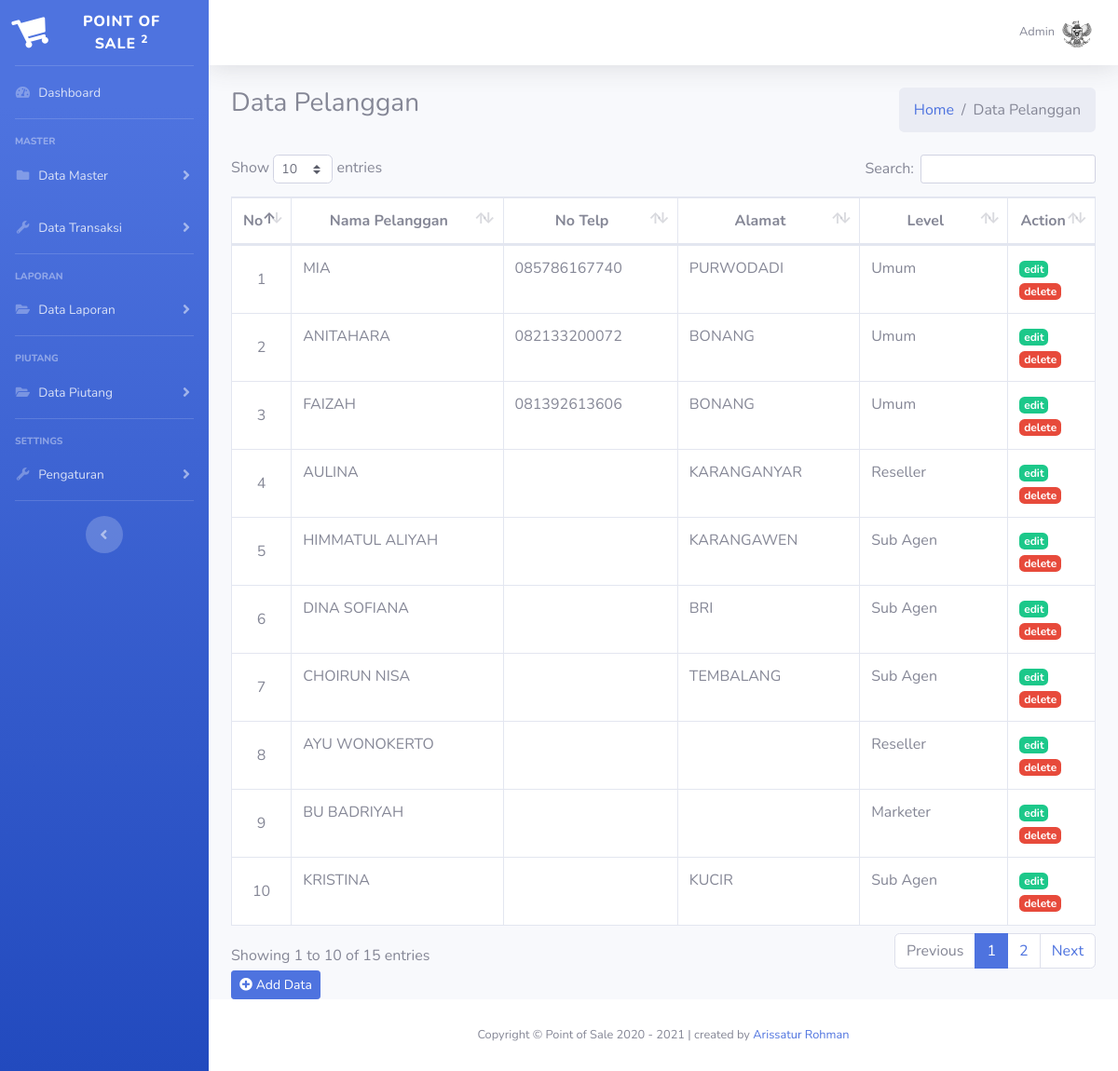
The page /index.php?page=pelanggan (signed in) on the database its author committed.
### tables this page shows
CREATE TABLE `tb_pelanggan` (
  `id_pelanggan` int(11) NOT NULL,
  `id_level` int(11) NOT NULL,
  `nama_pelanggan` varchar(50) NOT NULL,
  `alamat` text NOT NULL,
  `telp` varchar(20) NOT NULL
);

CREATE TABLE `tb_level` (
  `id_level` int(11) NOT NULL,
  `p_level` varchar(30) NOT NULL,
  `diskon` varchar(10) NOT NULL
);

### index.php (the view, shortened to what this page needs)
<?php
include("inc/config.php");
$uri_path = "//$_SERVER[HTTP_HOST]$_SERVER[REQUEST_URI]";
$uri_segments = explode('/', $uri_path);
?>
<!DOCTYPE html>
<html lang="en">
<head>
  <link href="vendor/fontawesome-free/css/all.min.css" rel="stylesheet" type="text/css">
  <link href="css/sb-admin-2.min.css" rel="stylesheet">
  <link href="vendor/datatables/dataTables.bootstrap4.min.css" rel="stylesheet">
</head>
<body id="page-top">
  <div id="wrapper">
    <ul class="navbar-nav bg-gradient-primary <?php if ($uri_segments[4] == "index.php?page=penjualan") {echo 'toggled';}else{echo '';} ?> sidebar sidebar-dark accordion" id="accordionSidebar">
      <a class="sidebar-brand d-flex align-items-center justify-content-center" href="index.php">
        <div class="sidebar-brand-icon rotate-n-15">
          <i class="fas fa-shopping-cart"></i>
        </div>
        <div class="sidebar-brand-text mx-3">Point of Sale <sup>2</sup></div>
      </a>
      <hr class="sidebar-divider my-0">
      <li class="nav-item <?php if ($uri_segments[4] == "index.php") {echo 'active';} ?>">
        <a class="nav-link" href="index.php">
          <i class="fas fa-fw fa-tachometer-alt"></i>
          <span>Dashboard</span></a>
      </li>
      <hr class="sidebar-divider">
      <div class="sidebar-heading">
        Master
      </div>
      <li class="nav-item
      <?php
        if ($uri_segments[4] == "index.php?page=barang") {echo 'active';}
        elseif ($uri_segments[4] == "index.php?page=pelanggan") {echo 'active';}
        elseif ($uri_segments[4] == "index.php?page=level") {echo 'active';}
      ?>">
        <a class="nav-link collapsed" href="#" data-toggle="collapse" data-target="#collapseTwo" aria-expanded="true" aria-controls="collapseTwo">
          <i class="fas fa-fw fa-folder"></i>
          <span>Data Master</span>
        </a>
      </li>
      <li class="nav-item
      <?php
        if ($uri_segments[4] == "index.php?page=beli") {echo 'active';}
        elseif ($uri_segments[4] == "index.php?page=penjualan") {echo 'active';}
      ?>">
        <a class="nav-link collapsed" href="#" data-toggle="collapse" data-target="#collapseUtilities" aria-expanded="true" aria-controls="collapseUtilities">
          <i class="fas fa-fw fa-wrench"></i>
          <span>Data Transaksi</span>
        </a>
      </li>
      <hr class="sidebar-divider">
      <div class="sidebar-heading">
        Laporan
      </div>
      <li class="nav-item
      <?php
        if ($uri_segments[4] == "index.php?page=top_omzet") {echo 'active';}
        elseif ($uri_segments[4] == "index.php?page=lap_penjualan") {echo 'active';}
      ?>">
        <a class="nav-link collapsed" href="#" data-toggle="collapse" data-target="#collapsePages" aria-expanded="true" aria-controls="collapsePages">
          <i class="fas fa-fw fa-folder-open"></i>
          <span>Data Laporan</span>
        </a>
      </li>
      <hr class="sidebar-divider">
      <div class="sidebar-heading">
        Piutang
      </div>
      <li class="nav-item
      <?php
        if ($uri_segments[4] == "index.php?page=piutang") {echo 'active';}
      ?>">
        <a class="nav-link collapsed" href="#" data-toggle="collapse" data-target="#piutang" aria-expanded="true" aria-controls="collapsePages">
          <i class="fas fa-fw fa-folder-open"></i>
          <span>Data Piutang</span>
        </a>
      </li>
      <hr class="sidebar-divider">
      <div class="sidebar-heading">
        Settings
      </div>
      <li class="nav-item
      <?php
        if ($uri_segments[4] == "index.php?page=brand") {echo 'active';}
        elseif ($uri_segments[4] == "index.php?page=user") {echo 'active';}
      ?>">
        <a class="nav-link collapsed" href="#" data-toggle="collapse" data-target="#collapseSetting" aria-expanded="true" aria-controls="collapseSetting">
          <i class="fas fa-fw fa-wrench"></i>
          <span>Pengaturan</span>
        </a>
      </li>
      <hr class="sidebar-divider d-none d-md-block">
      <div class="text-center d-none d-md-inline">
        <button class="rounded-circle border-0" id="sidebarToggle"></button>
      </div>
    </ul>
    <div id="content-wrapper" class="d-flex flex-column">
      <div id="content">
        <nav class="navbar navbar-expand navbar-light bg-white topbar mb-4 static-top shadow">
          <ul class="navbar-nav ml-auto">
            <li class="nav-item dropdown no-arrow">
              <a class="nav-link dropdown-toggle" href="#" id="userDropdown" role="button" data-toggle="dropdown" aria-haspopup="true" aria-expanded="false">
                <span class="mr-2 d-none d-lg-inline text-gray-600 small"><?= $_SESSION['nama_user']; ?></span>
                <img class="img-profile rounded-circle" src="img/09032021155951garuda.png">
              </a>
            </li>
          </ul>
        </nav>
        <div class="container-fluid">
          <?php
          $page = $_GET['page'];
          $aksi = $_GET['aksi'];
          if ($page == "barang") {
            if ($aksi == "") {
              include('page/barang/barang.php');
            } elseif ($aksi == "add") {
              include('page/barang/add.php');
            } elseif ($aksi == "edit") {
              include('page/barang/edit.php');
            } elseif ($aksi == "delete") {
              include('page/barang/delete.php');
            }
          } elseif ($page == "pelanggan") {
            if ($aksi == "") {
              include('page/pelanggan/pelanggan.php');
            } elseif ($aksi == "add") {
              include('page/pelanggan/add.php');
            } elseif ($aksi == "edit") {
            include('page/pelanggan/edit.php');
            } elseif ($aksi == "delete") {
            include('page/pelanggan/delete.php');
          }
          } elseif ($page == "piutang") {
            if ($aksi == "") {
              include('page/piutang/piutang.php');
            } elseif ($aksi == "edit") {
              include('page/piutang/edit.php');
            }
          } elseif ($page == "top_omzet") {
            if ($aksi == "") {
              include('page/laporan/top_omzet.php');
            } elseif ($aksi == "omzet_detail") {
              include('page/laporan/omzet_detail.php');
            }
          }elseif ($page == "brg_habis") {
            if ($aksi == "") {
              include('page/laporan/lap_brg_habis.php');
            }
          } elseif ($page == "") {
            include "dashboard.php";
          } else {
            echo "Halaman tidak ditemukan";
          }
          ?>
        </div>
      </div>
      <footer class="sticky-footer bg-white">
        <div class="container my-auto">
          <div class="copyright text-center my-auto">
            <span>Copyright &copy; Point of Sale 2020 - <?= $th = date('Y'); ?> | created by <a href="https://github.com/arissaturrohman/">Arissatur Rohman</a></span>
          </div>
        </div>
      </footer>
    </div>
  </div>
</body>
</html>

### page/pelanggan/pelanggan.php
<section class="content-header">
    <div class="row mb-2">
        <div class="col-sm-6">
            <h3>Data Pelanggan</h3>
        </div>
        <div class="col-sm-6">
            <ol class="breadcrumb float-sm-right">
                <li class="breadcrumb-item"><a href="index.php">Home</a></li>
                <li class="breadcrumb-item active">Data Pelanggan</li>
            </ol>
        </div>
    </div>
</section>
<section class="content">
    <table id="dataTable" class="table table-bordered table-hover bg-white">
        <thead>
            <tr>
                <th class="align-middle text-center" width="5%">No</th>
                <th class="align-middle text-center">Nama Pelanggan</th>
                <th class="align-middle text-center">No Telp</th>
                <th class="align-middle text-center">Alamat</th>
                <th class="align-middle text-center">Level</th>
                <th class="align-middle text-center" width="10%">Action</th>
            </tr>
        </thead>
        <tbody>
            <?php
            $no = 1;
            $sql = $conn->query("SELECT * FROM tb_pelanggan");
            while ($data = $sql->fetch_assoc()) {
            ?>
                <tr>
                    <td class="align-middle text-center"><?= $no++; ?></td>
                    <td><?= $data['nama_pelanggan']; ?></td>
                    <td><?= $data['telp']; ?></td>
                    <td><?= $data['alamat']; ?></td>
                    <?php
                    $id_level = $data['id_level'];
                    $level = $conn->query("SELECT * FROM tb_level WHERE id_level='$id_level'");
                    $data_level = $level->fetch_assoc();
                    ?>
                    <td><?= $data_level['p_level']; ?></td>
                    <td>
                        <a href="?page=pelanggan&aksi=edit&id=<?= $data['id_pelanggan']; ?>" class="badge badge-success">edit</a>
                        <a href="?page=pelanggan&aksi=delete&id=<?= $data['id_pelanggan']; ?>" onclick="return confirm('Apakah anda yakin menghapus data ini...?')" class="badge badge-danger">delete</a>
                    </td>
                </tr>
            <?php } ?>
        </tbody>
    </table>
    <a href="?page=pelanggan&aksi=add" class="btn btn-sm btn-primary"><i class="fas fa-plus-circle"></i> Add Data</a>
</section>

### rows shown on the page
tb_pelanggan: nama_pelanggan "MIA", telp "085786167740", alamat "PURWODADI", id_level.p_level "Umum"
tb_pelanggan: nama_pelanggan "ANITAHARA", telp "082133200072", alamat "BONANG", id_level.p_level "Umum"
tb_pelanggan: nama_pelanggan "FAIZAH", telp "081392613606", alamat "BONANG", id_level.p_level "Umum"
tb_pelanggan: nama_pelanggan "AULINA", alamat "KARANGANYAR", id_level.p_level "Reseller"
tb_pelanggan: nama_pelanggan "HIMMATUL ALIYAH", alamat "KARANGAWEN", id_level.p_level "Sub Agen"
tb_pelanggan: nama_pelanggan "DINA SOFIANA", alamat "BRI", id_level.p_level "Sub Agen"
tb_pelanggan: nama_pelanggan "CHOIRUN NISA", alamat "TEMBALANG", id_level.p_level "Sub Agen"
tb_pelanggan: nama_pelanggan "AYU WONOKERTO", id_level.p_level "Reseller"
tb_pelanggan: nama_pelanggan "BU BADRIYAH", id_level.p_level "Marketer"
tb_pelanggan: nama_pelanggan "KRISTINA", alamat "KUCIR", id_level.p_level "Sub Agen"

### other values the page prints
$_SESSION['nama_user'] "Admin"
